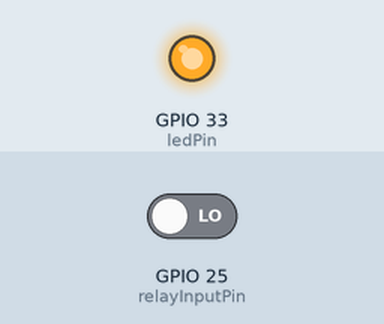
Bench run of a sketch on a simulated ESP32. Parts: output pins drawn as LEDs (lit = HIGH). Inputs (shaded band) come from the test bench; at power-on: GPIO 25 (relayInputPin) LOW.

Above: at 1.2 s.
1.3 s: GPIO 25 (relayInputPin) driven HIGH
At 1.7 s:
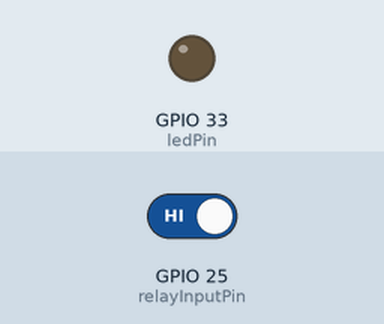
2.8 s: GPIO 25 (relayInputPin) driven LOW
At 4.0 s:
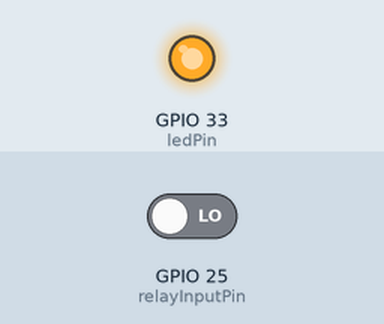
Timing chart, 0 to 5.8 s (numbered marks = the images above; inputs shaded):
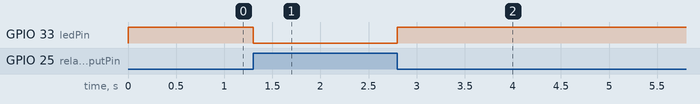

Measured:
- after the input at 1.3 s, GPIO 33 (ledPin): HIGH → LOW at once
- after the input at 2.8 s, GPIO 33 (ledPin): LOW → HIGH at once

The sketch:

Relaymodule.ino
```cpp
const uint8_t relayInputPin = 25;
const uint8_t ledPin        = 33;

void setup() {
  pinMode(relayInputPin, INPUT);
  pinMode(ledPin, OUTPUT);

  digitalWrite(ledPin, LOW);
}

void loop() {
  int relayState = digitalRead(relayInputPin);

  if (relayState == HIGH) {          // relay active
    digitalWrite(ledPin, LOW);       // LED off
  } else {                           // relay inactive
    digitalWrite(ledPin, HIGH);      // LED on
  }
}
```
